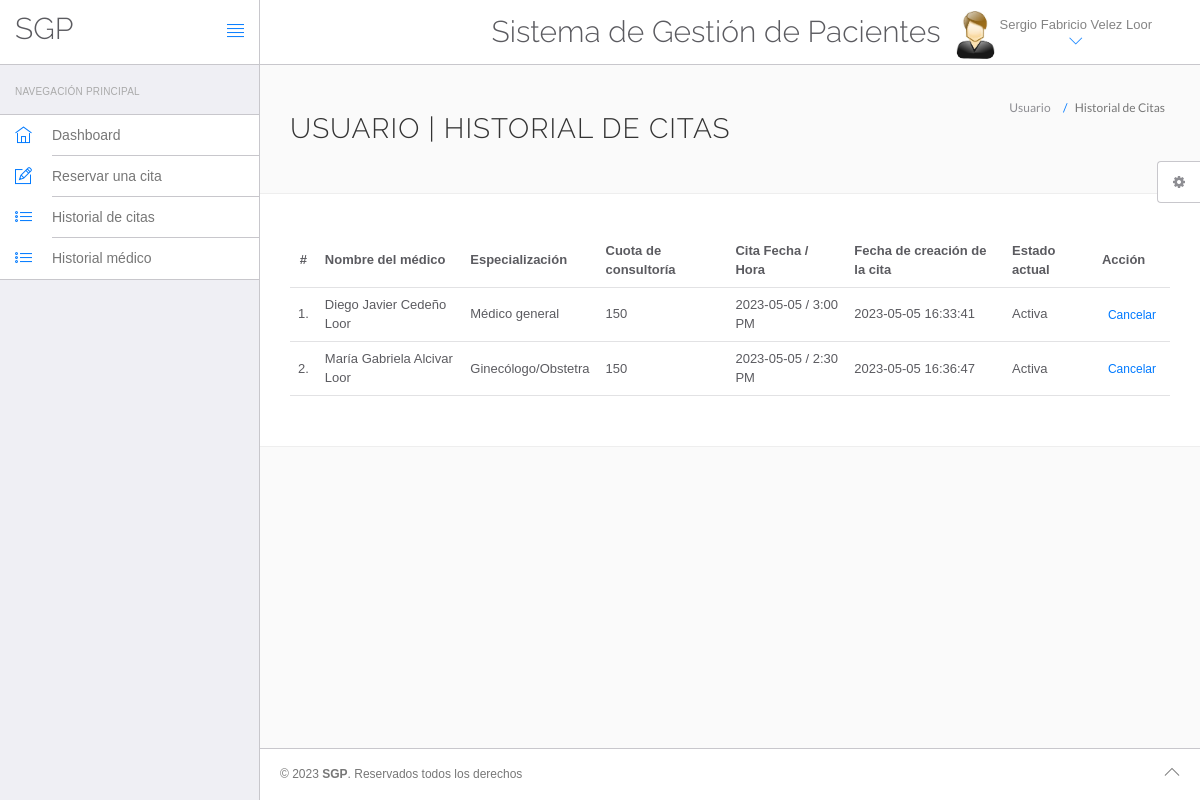
Screenshot of /hms/appointment-history.php (signed in) with the database file from the repository.
### tables this page shows
CREATE TABLE `users` (
  `id` int(11) NOT NULL,
  `fullName` varchar(255) DEFAULT NULL,
  `address` longtext DEFAULT NULL,
  `city` varchar(255) DEFAULT NULL,
  `gender` varchar(255) DEFAULT NULL,
  `email` varchar(255) DEFAULT NULL,
  `password` varchar(255) DEFAULT NULL,
  `regDate` timestamp NULL DEFAULT current_timestamp(),
  `updationDate` timestamp NULL DEFAULT NULL ON UPDATE current_timestamp()
);

CREATE TABLE `appointment` (
  `id` int(11) NOT NULL,
  `doctorSpecialization` varchar(255) DEFAULT NULL,
  `doctorId` int(11) DEFAULT NULL,
  `userId` int(11) DEFAULT NULL,
  `consultancyFees` int(11) DEFAULT NULL,
  `appointmentDate` varchar(255) DEFAULT NULL,
  `appointmentTime` varchar(255) DEFAULT NULL,
  `postingDate` timestamp NULL DEFAULT current_timestamp(),
  `userStatus` int(11) DEFAULT NULL,
  `doctorStatus` int(11) DEFAULT NULL,
  `updationDate` timestamp NULL DEFAULT NULL ON UPDATE current_timestamp()
);

CREATE TABLE `doctors` (
  `id` int(11) NOT NULL,
  `specilization` varchar(255) DEFAULT NULL,
  `doctorName` varchar(255) DEFAULT NULL,
  `address` longtext DEFAULT NULL,
  `docFees` varchar(255) DEFAULT NULL,
  `contactno` bigint(11) DEFAULT NULL,
  `docEmail` varchar(255) DEFAULT NULL,
  `password` varchar(255) DEFAULT NULL,
  `creationDate` timestamp NULL DEFAULT current_timestamp(),
  `updationDate` timestamp NULL DEFAULT NULL ON UPDATE current_timestamp()
);

### hms/appointment-history.php (the view, shortened to what this page needs)
<?php
include('include/config.php');
?>
<!DOCTYPE html>
<html lang="en">
<head>
    <link rel="stylesheet" href="vendor/bootstrap/css/bootstrap.min.css">
    <link rel="stylesheet" href="vendor/fontawesome/css/font-awesome.min.css">
    <link rel="stylesheet" href="vendor/themify-icons/themify-icons.min.css">
    <link href="vendor/animate.css/animate.min.css" rel="stylesheet" media="screen">
    <link href="vendor/perfect-scrollbar/perfect-scrollbar.min.css" rel="stylesheet" media="screen">
    <link href="vendor/switchery/switchery.min.css" rel="stylesheet" media="screen">
    <link href="vendor/bootstrap-touchspin/jquery.bootstrap-touchspin.min.css" rel="stylesheet" media="screen">
    <link href="vendor/select2/select2.min.css" rel="stylesheet" media="screen">
    <link href="vendor/bootstrap-datepicker/bootstrap-datepicker3.standalone.min.css" rel="stylesheet" media="screen">
    <link href="vendor/bootstrap-timepicker/bootstrap-timepicker.min.css" rel="stylesheet" media="screen">
    <link rel="stylesheet" href="assets/css/styles.css">
    <link rel="stylesheet" href="assets/css/plugins.css">
    <link rel="stylesheet" href="assets/css/themes/theme-1.css" id="skin_color" />
</head>
<body>
    <div id="app">
        <?php include('include/sidebar.php');?>
        <div class="app-content">
            <?php include('include/header.php');?>
            <div class="main-content">
                <div class="wrap-content container" id="container">
                    <section id="page-title">
                        <div class="row">
                            <div class="col-sm-8">
                                <h1 class="mainTitle">Usuario | Historial de citas</h1>
                            </div>
                            <ol class="breadcrumb">
                                <li>
                                    <span>Usuario </span>
                                </li>
                                <li class="active">
                                    <span>Historial de Citas</span>
                                </li>
                            </ol>
                        </div>
                    </section>
                    <div class="container-fluid container-fullw bg-white">
                        <div class="row">
                            <div class="col-md-12">
                                <table class="table table-hover" id="sample-table-1">
                                    <thead>
                                        <tr>
                                            <th class="center">#</th>
                                            <th class="hidden-xs">Nombre del médico</th>
                                            <th>Especialización</th>
                                            <th>Cuota de consultoría</th>
                                            <th>Cita Fecha / Hora </th>
                                            <th>Fecha de creación de la cita </th>
                                            <th>Estado actual</th>
                                            <th>Acción</th>
                                        </tr>
                                    </thead>
                                    <tbody>
                                        <?php
$sql=mysqli_query($con,"select doctors.doctorName as docname,appointment.*  from appointment join doctors on doctors.id=appointment.doctorId where appointment.userId='".$_SESSION['id']."'");
$cnt=1;
while($row=mysqli_fetch_array($sql))
{
?>
                                        <tr>
                                            <td class="center"><?php echo $cnt;?>.</td>
                                            <td class="hidden-xs"><?php echo $row['docname'];?></td>
                                            <td><?php echo $row['doctorSpecialization'];?></td>
                                            <td><?php echo $row['consultancyFees'];?></td>
                                            <td><?php echo $row['appointmentDate'];?> / <?php echo
												 $row['appointmentTime'];?>
                                            </td>
                                            <td><?php echo $row['postingDate'];?></td>
                                            <td>
                                                <?php if(($row['userStatus']==1) && ($row['doctorStatus']==1))
{
	echo "Activa";
}
												?></td>
                                            <td>
                                                <div class="visible-md visible-lg hidden-sm hidden-xs">
                                                    <?php if(($row['userStatus']==1) && ($row['doctorStatus']==1))
{ ?>
                                                    <a href="appointment-history.php?id=<?php echo $row['id']?>&cancel=update"
                                                        onClick="return confirm('¿Está seguro de que desea cancelar esta cita?')"
                                                        class="btn btn-transparent btn-xs tooltips"
                                                        title="Cancel Appointment" tooltip-placement="top"
                                                        tooltip="Remove">Cancelar</a>
                                                    <?php } else {
		echo "Canceleda";
		} ?>
                                                </div>
                                            </td>
                                        </tr>
                                        <?php
$cnt=$cnt+1;
											 }?>
                                    </tbody>
                                </table>
                            </div>
                        </div>
                    </div>
                </div>
            </div>
        </div>
        <?php include('include/footer.php');?>
        <?php include('include/setting.php');?>
    </div>
</body>
</html>

### hms/include/header.php (shortened to what this page needs)
<header class="navbar navbar-default navbar-static-top">
    <div class="navbar-header">
        <a class="navbar-brand" href="#">
            <h2 style="padding-top:20% ">SGP</h2>
        </a>
        <a href="#" class="sidebar-toggler pull-right visible-md visible-lg" data-toggle-class="app-sidebar-closed"
            data-toggle-target="#app">
            <i class="ti-align-justify"></i>
        </a>
    </div>
    <div class="navbar-collapse collapse">
        <ul class="nav navbar-right">
            <li style="padding-top:2% ">
                <h2>Sistema de Gestión de Pacientes</h2>
            </li>
            <li class="dropdown current-user">
                <a href class="dropdown-toggle" data-toggle="dropdown">
                    <img src="assets/images/images.jpg"> <span class="username">
                        <?php $query=mysqli_query($con,"select fullName from users where id='".$_SESSION['id']."'");
while($row=mysqli_fetch_array($query))
{
	echo $row['fullName'];
}
									?> <i class="ti-angle-down"></i></i></span>
                </a>
            </li>
        </ul>
    </div>
</header>

### hms/assets/css/themes/theme-1.css (style rules this page uses)
body { background: #FAFAFA; }
header .navbar-header { background: #ffffff !important; border-right-color: #c8c7cc !important; border-bottom-color: #c8c7cc !important; }
header .navbar-header .sidebar-toggler, header .navbar-header .sidebar-mobile-toggler { color: #007aff !important; }
header .navbar-header .navbar-brand { color: #777 !important; }
header .navbar-collapse { background: #ffffff !important; border-bottom-color: #c8c7cc !important; box-shadow: none !important; }
header .navbar-collapse .navbar-right > li > a { color: #777; }
header .navbar-collapse .navbar-right > li > a i { color: #007aff !important; }

### rows the page displays
users: fullName "Sergio Fabricio Velez Loor"
appointment: doctorId.doctorName "Diego Javier Cedeño Loor", doctorSpecialization "Médico general", consultancyFees "150", appointmentDate "2023-05-05", appointmentTime "3:00 PM", postingDate "2023-05-05 16:33:41", userStatus "Activa"
appointment: doctorId.doctorName "María Gabriela Alcivar Loor", doctorSpecialization "Ginecólogo/Obstetra", consultancyFees "150", appointmentDate "2023-05-05", appointmentTime "2:30 PM", postingDate "2023-05-05 16:36:47", userStatus "Activa"
